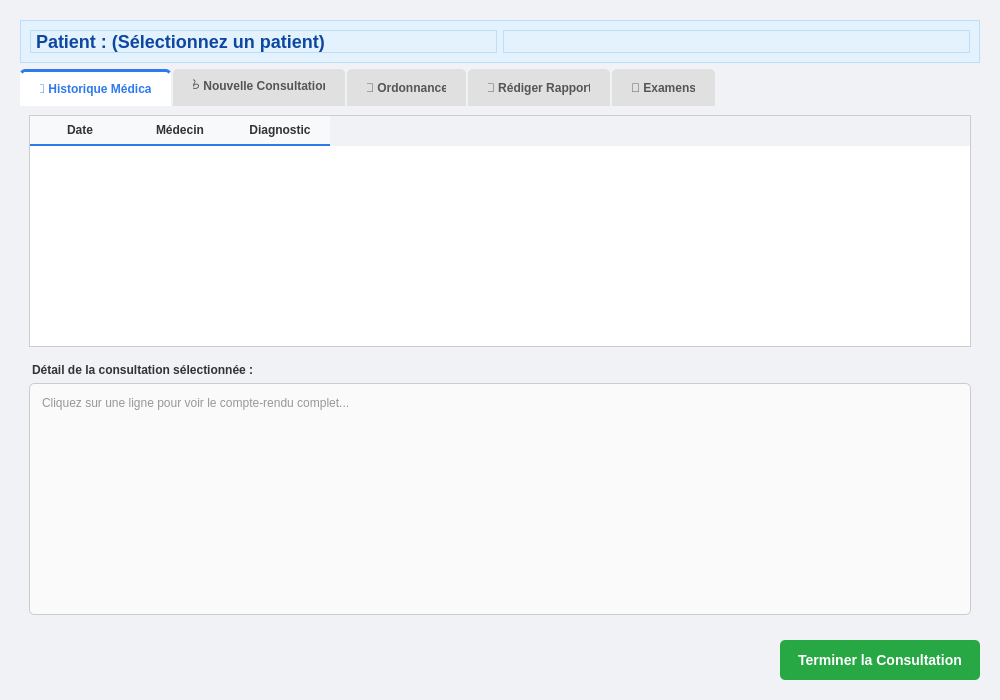
<?xml version="1.0" encoding="UTF-8"?>
<ui version="4.0">
 <class>PageMedicalRecord</class>
 <widget class="QWidget" name="PageMedicalRecord">
  <property name="geometry">
   <rect>
    <x>0</x>
    <y>0</y>
    <width>1000</width>
    <height>700</height>
   </rect>
  </property>
  <property name="styleSheet">
   <string notr="true">/* --- STYLE LOCAL --- */
QWidget { 
    font-family: &quot;Segoe UI&quot;, sans-serif; 
    background-color: #f0f2f5; 
}

/* Cadres */
QFrame.Card { 
    background-color: white; 
    border-radius: 8px; 
    border: 1px solid #e0e0e0; 
}

/* Onglets */
QTabWidget::pane { border: 0; }
QTabBar::tab { 
    background: #e0e0e0; 
    color: #555; 
    padding: 10px 20px; 
    margin-right: 2px; 
    border-top-left-radius: 5px; 
    border-top-right-radius: 5px; 
    font-weight: bold; 
}
QTabBar::tab:selected { 
    background: white; 
    color: #2d7aed; 
    border-top: 3px solid #2d7aed; 
}

/* --- TEXTES ET INPUTS (NOIR FORCÉ) --- */
QLabel, QCheckBox { 
    color: #333333; 
}

QLineEdit, QTextEdit { 
    border: 1px solid #ccc; 
    border-radius: 5px; 
    padding: 8px; 
    background-color: #fafafa; 
    color: #333333; /* Texte Noir */
}
QLineEdit:focus, QTextEdit:focus { 
    border: 1px solid #2d7aed; 
    background-color: white; 
}

/* --- TABLEAUX --- */
QTableWidget {
    background-color: white;
    color: #333333; /* Texte Noir */
    gridline-color: #f0f0f0;
    border: 1px solid #ccc;
    selection-background-color: #e6f0ff;
    selection-color: #2d7aed;
}
QHeaderView::section {
    background-color: #f8f9fa;
    color: #333333; /* Titres Noir */
    padding: 5px;
    border: none;
    border-bottom: 2px solid #2d7aed;
    font-weight: bold;
}

/* --- BOUTONS --- */
QPushButton.ActionBtn { 
    background-color: #2d7aed; 
    color: white; 
    border-radius: 5px; 
    padding: 8px 15px; 
    font-weight: bold; 
    border: none;
}
QPushButton.ActionBtn:hover { background-color: #1a5fc7; }
</string>
  </property>
  <layout class="QVBoxLayout" name="verticalLayout_medical">
   <property name="leftMargin">
    <number>20</number>
   </property>
   <property name="topMargin">
    <number>20</number>
   </property>
   <property name="rightMargin">
    <number>20</number>
   </property>
   <property name="bottomMargin">
    <number>20</number>
   </property>
   
   <item>
    <widget class="QFrame" name="frame_patient_summary">
     <property name="class" stdset="0">
      <string>Card</string>
     </property>
     <property name="styleSheet">
      <string notr="true">background-color: #e3f2fd; border: 1px solid #bbdefb;</string>
     </property>
     <layout class="QHBoxLayout" name="horizontalLayout_patient_info">
      <item>
       <widget class="QLabel" name="label_patient_name">
        <property name="styleSheet">
         <string notr="true">font-size: 18px; font-weight: bold; color: #0d47a1;</string>
        </property>
        <property name="text">
         <string>Patient : (Sélectionnez un patient)</string>
        </property>
       </widget>
      </item>
      <item>
       <widget class="QLabel" name="label_patient_allergies">
        <property name="styleSheet">
         <string notr="true">color: #d32f2f; font-weight: bold;</string>
        </property>
        <property name="text">
         <string/>
        </property>
        <property name="alignment">
         <set>Qt::AlignmentFlag::AlignRight|Qt::AlignmentFlag::AlignTrailing|Qt::AlignmentFlag::AlignVCenter</set>
        </property>
       </widget>
      </item>
     </layout>
    </widget>
   </item>

   <item>
    <widget class="QTabWidget" name="tabWidget_actions">
     <property name="currentIndex">
      <number>0</number>
     </property>
     
     <widget class="QWidget" name="tab_history">
      <attribute name="title">
       <string>📜 Historique Médical</string>
      </attribute>
      <layout class="QVBoxLayout" name="verticalLayout_history">
       <item>
        <widget class="QTableWidget" name="table_history">
         <property name="alternatingRowColors">
          <bool>true</bool>
         </property>
         <property name="selectionBehavior">
          <enum>QAbstractItemView::SelectRows</enum>
         </property>
         <property name="editTriggers">
          <enum>QAbstractItemView::NoEditTriggers</enum>
         </property>
         <column>
          <property name="text">
           <string>Date</string>
          </property>
         </column>
         <column>
          <property name="text">
           <string>Médecin</string>
          </property>
         </column>
         <column>
          <property name="text">
           <string>Diagnostic</string>
          </property>
         </column>
        </widget>
       </item>
       <item>
        <widget class="QLabel" name="label_history_details">
         <property name="text">
          <string>Détail de la consultation sélectionnée :</string>
         </property>
         <property name="styleSheet">
          <string notr="true">font-weight: bold; margin-top: 10px;</string>
         </property>
        </widget>
       </item>
       <item>
        <widget class="QTextEdit" name="textEdit_history_view">
         <property name="readOnly">
          <bool>true</bool>
         </property>
         <property name="placeholderText">
          <string>Cliquez sur une ligne pour voir le compte-rendu complet...</string>
         </property>
        </widget>
       </item>
      </layout>
     </widget>

     <widget class="QWidget" name="subtab_consultation">
      <attribute name="title">
       <string>🩺 Nouvelle Consultation</string>
      </attribute>
      <layout class="QVBoxLayout" name="verticalLayout_consult">
       <item>
        <widget class="QLabel" name="lbl_diagnostic">
         <property name="text">
          <string>Diagnostic &amp; Notes :</string>
         </property>
        </widget>
       </item>
       <item>
        <widget class="QTextEdit" name="textEdit_diagnostic">
         <property name="placeholderText">
          <string>Saisir les symptômes, l'observation clinique et le diagnostic...</string>
         </property>
        </widget>
       </item>
      </layout>
     </widget>

     <widget class="QWidget" name="subtab_prescription">
      <attribute name="title">
       <string>💊 Ordonnance</string>
      </attribute>
      <layout class="QVBoxLayout" name="verticalLayout_presc">
       <item>
        <layout class="QHBoxLayout" name="horizontalLayout_add_med">
         <item>
          <widget class="QLineEdit" name="lineEdit_med_name">
           <property name="placeholderText">
            <string>Nom du médicament</string>
           </property>
          </widget>
         </item>
         <item>
          <widget class="QLineEdit" name="lineEdit_med_dose">
           <property name="placeholderText">
            <string>Dosage (ex: 500mg)</string>
           </property>
          </widget>
         </item>
         <item>
          <widget class="QPushButton" name="btn_add_med">
           <property name="class" stdset="0">
            <string>ActionBtn</string>
           </property>
           <property name="text">
            <string>Ajouter</string>
           </property>
          </widget>
         </item>
        </layout>
       </item>
       <item>
        <widget class="QTableWidget" name="table_prescription">
         <column>
          <property name="text">
           <string>Médicament</string>
          </property>
         </column>
         <column>
          <property name="text">
           <string>Dosage</string>
          </property>
         </column>
         <column>
          <property name="text">
           <string>Instructions</string>
          </property>
         </column>
        </widget>
       </item>
      </layout>
     </widget>

     <widget class="QWidget" name="subtab_report">
      <attribute name="title">
       <string>📝 Rédiger Rapport</string>
      </attribute>
      <layout class="QVBoxLayout" name="verticalLayout_report">
       <item>
        <widget class="QTextEdit" name="textEdit_report">
         <property name="placeholderText">
          <string>Rédigez ici le compte-rendu officiel de la séance...</string>
         </property>
        </widget>
       </item>
      </layout>
     </widget>

     <widget class="QWidget" name="subtab_exams">
      <attribute name="title">
       <string>🔬 Examens</string>
      </attribute>
      <layout class="QVBoxLayout" name="verticalLayout_exams">
       <item>
        <widget class="QCheckBox" name="check_blood">
         <property name="text">
          <string>Analyse de sang complète (NFS)</string>
         </property>
        </widget>
       </item>
       <item>
        <widget class="QCheckBox" name="check_radio">
         <property name="text">
          <string>Radiographie Thorax</string>
         </property>
        </widget>
       </item>
       <item>
        <widget class="QCheckBox" name="check_mri">
         <property name="text">
          <string>IRM</string>
         </property>
        </widget>
       </item>
       <item>
        <spacer name="verticalSpacer_exams">
         <property name="orientation">
          <enum>Qt::Orientation::Vertical</enum>
         </property>
         <property name="sizeHint" stdset="0">
          <size>
           <width>20</width>
           <height>40</height>
          </size>
         </property>
        </spacer>
       </item>
      </layout>
     </widget>
    </widget>
   </item>
   
   <item>
    <layout class="QHBoxLayout" name="horizontalLayout_validate">
     <property name="topMargin">
      <number>10</number>
     </property>
     <item>
      <spacer name="horizontalSpacer_val">
       <property name="orientation">
        <enum>Qt::Orientation::Horizontal</enum>
       </property>
       <property name="sizeHint" stdset="0">
        <size>
         <width>40</width>
         <height>20</height>
        </size>
       </property>
      </spacer>
     </item>
     <item>
      <widget class="QPushButton" name="btn_save_consultation">
       <property name="minimumSize">
        <size>
         <width>200</width>
         <height>40</height>
        </size>
       </property>
       <property name="styleSheet">
        <string notr="true">background-color: #28a745; color: white; border-radius: 5px; font-weight: bold; font-size: 14px; border: none;</string>
       </property>
       <property name="text">
        <string>Terminer la Consultation</string>
       </property>
      </widget>
     </item>
    </layout>
   </item>

  </layout>
 </widget>
 <resources/>
 <connections/>
</ui>
